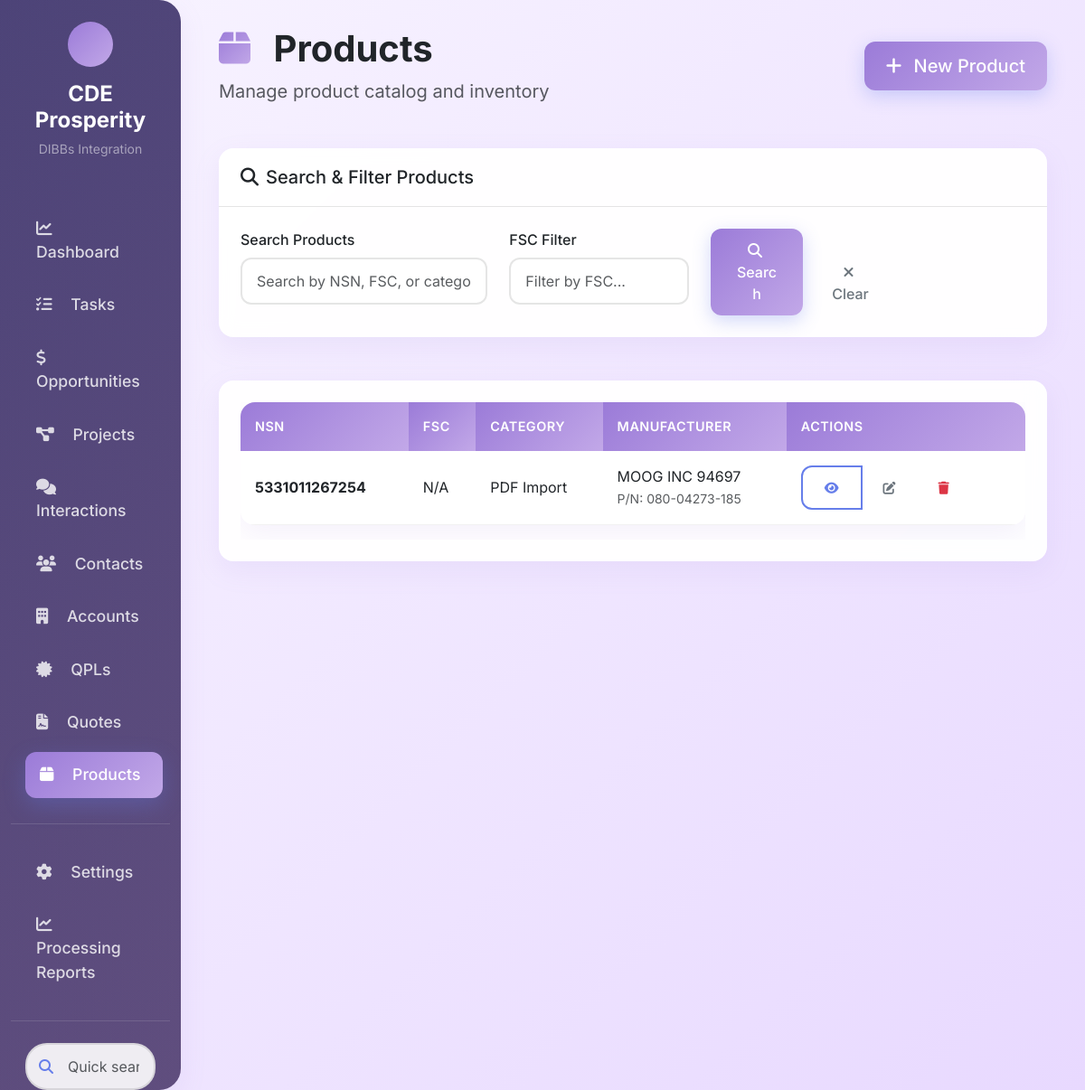
/products, run on an earlier commit of the app's database.
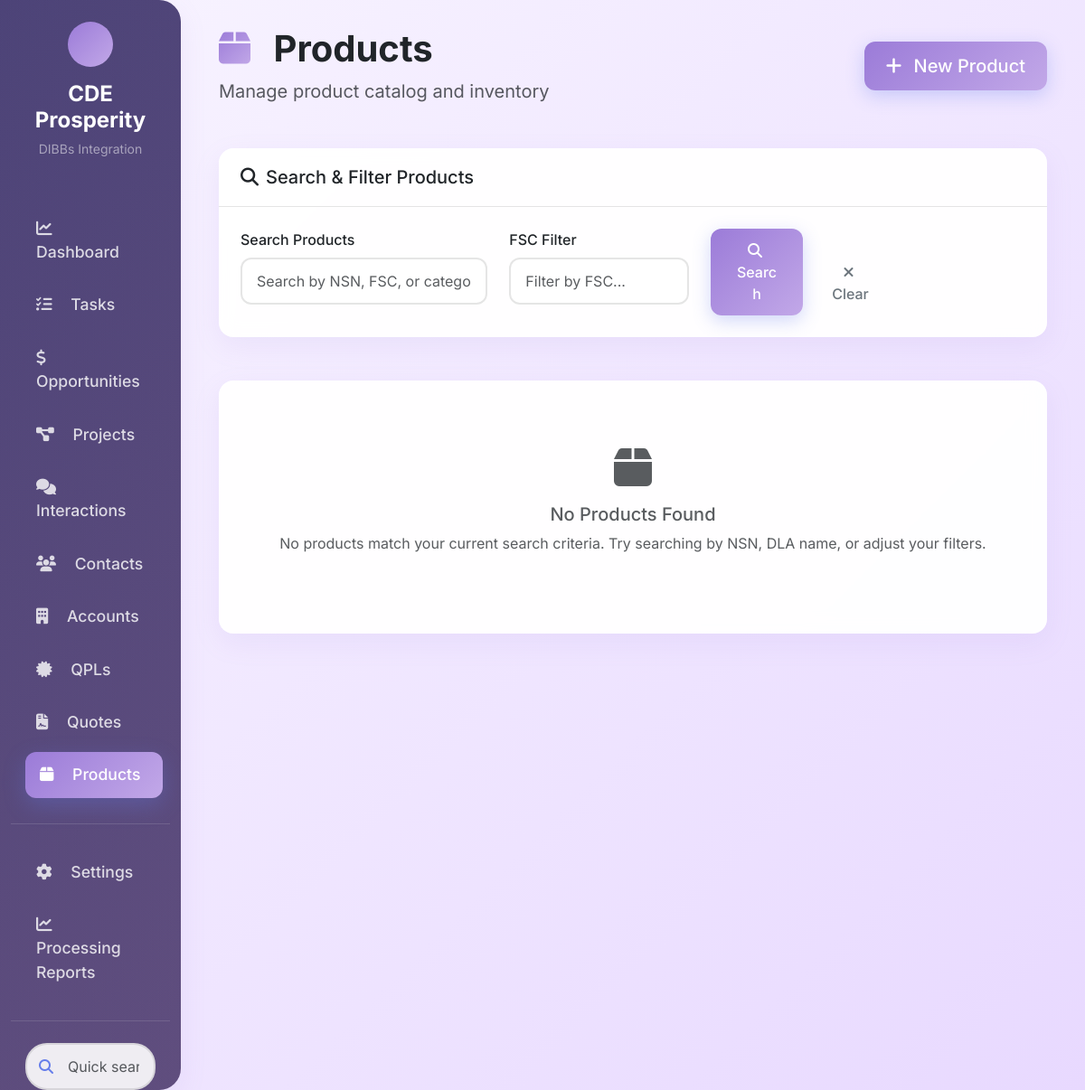
And on a later commit of the database.
### tables this page shows
CREATE TABLE "products" (
                id INTEGER PRIMARY KEY AUTOINCREMENT,
                name TEXT NOT NULL,
                product_code TEXT,
                nsn TEXT NOT NULL UNIQUE,
                fsc TEXT,
                description TEXT,
                category TEXT,
                family TEXT,
                unit_price REAL,
                cost_price REAL,
                list_price REAL,
                manufacturer TEXT,
                part_number TEXT,
                is_active BOOLEAN DEFAULT 1,
                created_date TIMESTAMP DEFAULT CURRENT_TIMESTAMP,
                modified_date TIMESTAMP DEFAULT CURRENT_TIMESTAMP
            );

### crm_app.py (the view)
@app.route('/products')
def products():
    search = request.args.get('search', '')
    category = request.args.get('category', '')
    fsc = request.args.get('fsc', '')
    page = int(request.args.get('page', 1))
    filters = {}
    if search:
        filters['search'] = search
    if category:
        filters['category'] = category
    if fsc:
        filters['fsc'] = fsc
    products_list = crm_data.get_products(filters)
    pagination = paginate_results(products_list, page)
    return render_template('products.html',
                         products=pagination['items'],
                         pagination=pagination,
                         search=search,
                         category=category,
                         fsc=fsc)

### crm_app.py (called while the page is built)
def paginate_results(data, page, per_page=10):
    total = len(data)
    start = (page - 1) * per_page
    end = start + per_page
    return {
        'items': data[start:end],
        'total': total,
        'page': page,
        'per_page': per_page,
        'pages': (total + per_page - 1) // per_page,
        'has_prev': page > 1,
        'has_next': page < (total + per_page - 1) // per_page,
        'prev_num': page - 1 if page > 1 else None,
        'next_num': page + 1 if page < (total + per_page - 1) // per_page else None
    }

### src/core/crm_data.py (called while the page is built, shortened)
    def get_products(self, filters=None, limit=None):
        query = "SELECT * FROM products WHERE is_active = 1"
        params = []
        query += " ORDER BY nsn, name"
        if limit:
            query += f" LIMIT {limit}"
        return db.execute_query(query, params if params else None)

### src/core/crm_database.py (called while the page is built)
    def execute_query(self, query, params=None):
        if params:
            cursor = self.conn.execute(query, params)
        else:
            cursor = self.conn.execute(query)
        rows = cursor.fetchall()
        return [dict(row) for row in rows]

### web/templates/products.html (shortened to what the changed rows need)
{% extends "base.html" %}
{% block content %}
<div class="container-fluid">
    <div class="d-flex justify-content-between align-items-center mb-5">
        <div>
            <h1 class="display-6 fw-bold mb-2">
                <i class="fas fa-box me-3" style="background: var(--gradient-primary); -webkit-background-clip: text; -webkit-text-fill-color: transparent; background-clip: text;"></i>
                Products
            </h1>
        </div>
    </div>
<div class="card">
    <div class="card-body">
        {% if products %}
        <div class="table-responsive">
            <table class="table table-hover">
                <thead>
                    <tr>
                        <th>NSN</th>
                        <th>FSC</th>
                        <th>Category</th>
                        <th>Manufacturer</th>
                        <th>Actions</th>
                    </tr>
                </thead>
                <tbody>
                    {% for product in products %}
                    <tr>
                        <td>
                            <strong>{{ product.nsn or 'N/A' }}</strong>
                        </td>
                        <td>{{ product.fsc or 'N/A' }}</td>
                        <td>{{ product.category or product.name or 'N/A' }}</td>
                        <td>
                            {% if product.manufacturer %}
                                {% set mfr_parts = product.manufacturer.split(' P/N ') %}
                                {{ mfr_parts[0] }}
                                {% if mfr_parts|length > 1 %}
                                <br><small class="text-muted">P/N: {{ mfr_parts[1] }}</small>
                                {% endif %}
                            {% else %}
                                <span class="text-muted">N/A</span>
                            {% endif %}
                        </td>
                        <td>
                            <div class="btn-group btn-group-sm" role="group">
                                <button class="btn btn-outline-primary" onclick="viewProduct('{{ product.nsn }}')" title="View Product">
                                    <i class="fas fa-eye"></i>
                                </button>
                                <button class="btn btn-outline-secondary" onclick="editProduct('{{ product.nsn }}')" title="Edit Product">
                                    <i class="fas fa-edit"></i>
                                </button>
                                <button class="btn btn-outline-danger" onclick="deleteProduct('{{ product.nsn }}', '{{ product.name or product.nsn }}')" title="Delete Product">
                                    <i class="fas fa-trash"></i>
                                </button>
                            </div>
                        </td>
                    </tr>
                    {% endfor %}
                </tbody>
            </table>
        </div>
        {% else %}
        <div class="text-center py-5">
            <i class="fas fa-box fa-3x text-muted mb-3"></i>
            <h5 class="text-muted">No Products Found</h5>
            <p class="text-muted">No products match your current search criteria. Try searching by NSN, DLA name, or adjust your filters.</p>
        </div>
        {% endif %}
    </div>
</div>
{% endblock %}

What changed in the data, as far as the page shows it:
removed products: nsn "5331011267254", fsc "N/A", category "PDF Import", mfr_parts "MOOG INC 94697", mfr_parts "080-04273-185"
Also different on the page:
text no longer shown: "NSN FSC CATEGORY MANUFACTURER ACTIONS"
text now shown: "No Products Found No products match your current search criteria. Try searching by NSN, DLA name, or adjust your filters."
